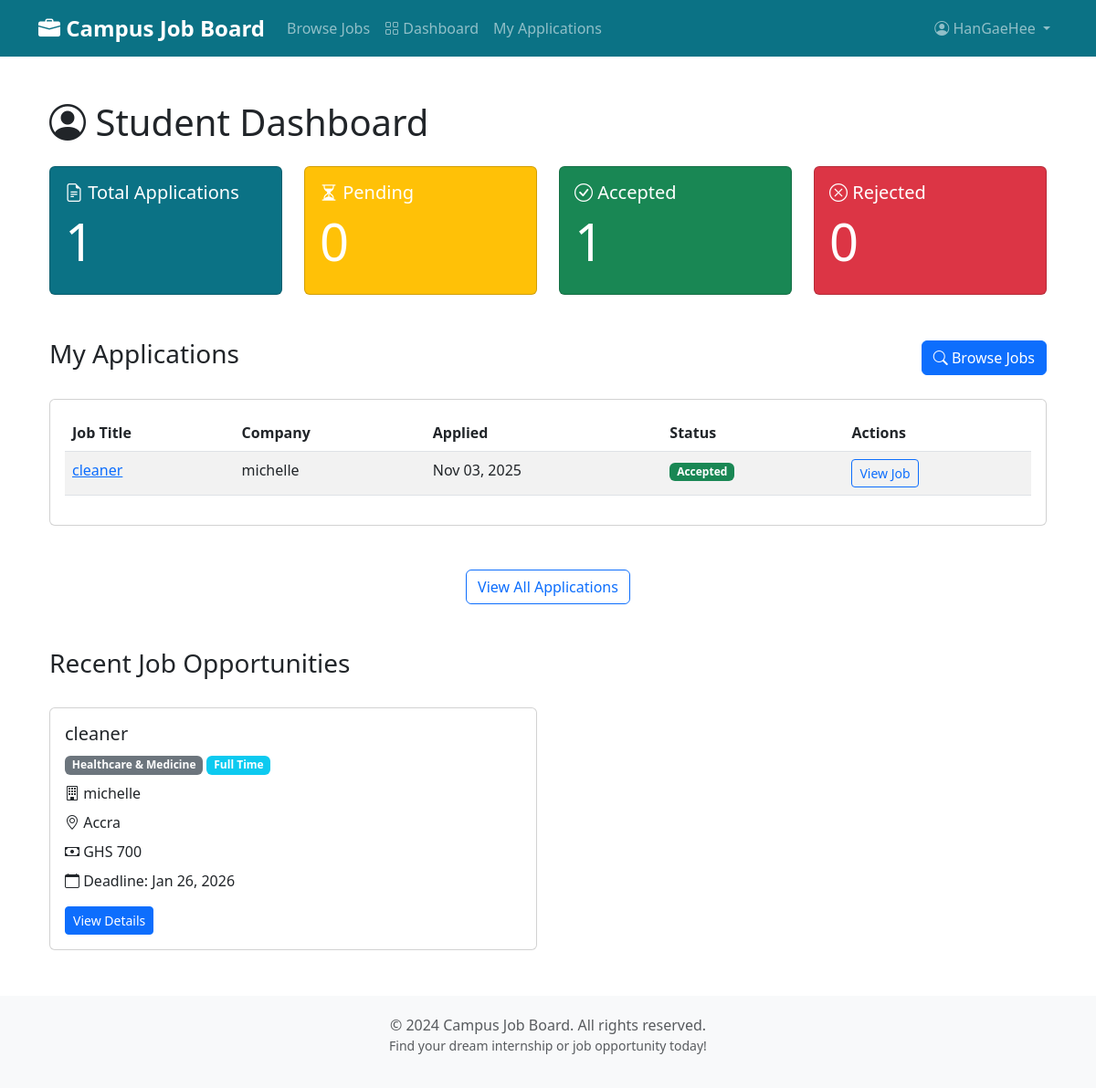
The app's page /dashboards/student/ (signed in) with its own data.
### users/models.py (models this page shows, shortened)
class CustomUser(AbstractUser):
    is_company = models.BooleanField(
        default=False,
        help_text="Designates whether this user is a company/employer")

### jobs/models.py (models this page shows, shortened)
class Application(models.Model):
    PENDING = 'P'
    ACCEPTED = 'A'
    REJECTED = 'R'
    STATUS_CHOICES = [
        (PENDING, 'Pending'),
        (ACCEPTED, 'Accepted'),
        (REJECTED, 'Rejected'),
    ]
    job = models.ForeignKey(JobPost,
                            on_delete=models.CASCADE,
                            related_name='applications')
    applicant = models.ForeignKey(settings.AUTH_USER_MODEL,
                                  on_delete=models.CASCADE,
                                  limit_choices_to={'is_company': False},
                                  related_name='job_applications')
    cover_letter = models.TextField(
        help_text="Why you're interested in this position")
    cv = models.FileField(upload_to='applications/cv/',
                          null=True,
                          blank=True,
                          help_text="Upload your CV/Resume (PDF, DOC, DOCX)")
    transcript = models.FileField(
        upload_to='applications/transcripts/',
        null=True,
        blank=True,
        help_text="Upload your academic transcript (PDF)")
    certificate = models.FileField(
        upload_to='applications/certificates/',
        null=True,
        blank=True,
        help_text="Upload any relevant certificates (PDF)")
    other_document = models.FileField(
        upload_to='applications/other/',
        null=True,
        blank=True,
        help_text="Upload any other supporting document")
    date_applied = models.DateTimeField(default=timezone.now)
    status = models.CharField(max_length=1,
                              choices=STATUS_CHOICES,
                              default=PENDING)
    class Meta:
        ordering = ['-date_applied']
        unique_together = [['job', 'applicant']]
        indexes = [
            models.Index(fields=['-date_applied']),
            models.Index(fields=['status']),
        ]

class JobPost(models.Model):
    FULL_TIME = 'FT'
    PART_TIME = 'PT'
    INTERNSHIP = 'INT'
    CONTRACT = 'CON'
    JOB_TYPE_CHOICES = [
        (FULL_TIME, 'Full Time'),
        (PART_TIME, 'Part Time'),
        (INTERNSHIP, 'Internship'),
        (CONTRACT, 'Contract'),
    ]
    IT = 'IT'
    MARKETING = 'MKT'
    FINANCE = 'FIN'
    SALES = 'SLS'
    HR = 'HR'
    ENGINEERING = 'ENG'
    EDUCATION = 'EDU'
    HEALTHCARE = 'HLT'
    MEDIA = 'MED'
    LAW = 'LAW'
    CONSTRUCTION = 'CON'
    CUSTOMER_SERVICE = 'CS'
    ARCHITECTURE = 'ARC'
    ACCOUNTING = 'ACC'
    OTHER = 'OTH'
    CATEGORY_CHOICES = [
        (IT, 'IT & Software'),
        (FINANCE, 'Finance & Accounting'),
        (ACCOUNTING, 'Accounting'),
        (MARKETING, 'Marketing & Sales'),
        (SALES, 'Sales'),
        (EDUCATION, 'Education & Training'),
        (ENGINEERING, 'Engineering'),
        (ARCHITECTURE, 'Architecture'),
        (HEALTHCARE, 'Healthcare & Medicine'),
        (MEDIA, 'Media & Design'),
        (HR, 'Human Resources'),
        (LAW, 'Law & Administration'),
        (CONSTRUCTION, 'Construction & Real Estate'),
        (CUSTOMER_SERVICE, 'Customer Service'),
        (OTHER, 'Others'),
    ]
    CURRENCY_CHOICES = [
        ('USD', 'USD - US Dollar'),
        ('GHS', 'GHS - Ghanaian Cedi'),
        ('EUR', 'EUR - Euro'),
        ('GBP', 'GBP - British Pound'),
        ('NGN', 'NGN - Nigerian Naira'),
        ('KES', 'KES - Kenyan Shilling'),
        ('ZAR', 'ZAR - South African Rand'),
        ('CAD', 'CAD - Canadian Dollar'),
        ('AUD', 'AUD - Australian Dollar'),
    ]
    title = models.CharField(max_length=200)
    company = models.ForeignKey(settings.AUTH_USER_MODEL,
                                on_delete=models.CASCADE,
                                limit_choices_to={'is_company': True},
                                related_name='job_posts')
    description = models.TextField(help_text="Detailed job description")
    requirements = models.TextField(
        help_text="Required qualifications and skills")
    location = models.CharField(max_length=200)
    category = models.CharField(max_length=3,
                                choices=CATEGORY_CHOICES,
                                default=IT)
    job_type = models.CharField(max_length=3,
                                choices=JOB_TYPE_CHOICES,
                                default=FULL_TIME)
    date_posted = models.DateTimeField(default=timezone.now)
    deadline = models.DateField(help_text="Application deadline")
    salary = models.DecimalField(max_digits=10,
                                 decimal_places=2,
                                 null=True,
                                 blank=True,
                                 help_text="Salary range (optional)")
    currency = models.CharField(max_length=3,
                                choices=CURRENCY_CHOICES,
                                default='USD',
                                help_text="Currency for salary")
    image = models.ImageField(
        upload_to='job_images/',
        null=True,
        blank=True,
        help_text="Optional image for the job posting")
    is_approved = models.BooleanField(
        default=False, help_text="Whether this job post is approved by admin")
    class Meta:
        ordering = ['-date_posted']
        indexes = [
            models.Index(fields=['-date_posted']),
            models.Index(fields=['category']),
            models.Index(fields=['job_type']),
        ]

### jobs/views.py (the view)
@login_required
def student_dashboard(request):
    if request.user.is_company:
        messages.warning(request, "Students only.")
        return redirect('jobs:job_list')
    applications = Application.objects.filter(
        applicant=request.user).select_related('job').order_by('-date_applied')
    total_applications = applications.count()
    pending = applications.filter(status='P').count()
    accepted = applications.filter(status='A').count()
    rejected = applications.filter(status='R').count()
    recent_jobs = JobPost.objects.filter(
        is_approved=True).order_by('-date_posted')[:5]
    context = {
        'applications': applications[:5],
        'total_applications': total_applications,
        'pending': pending,
        'accepted': accepted,
        'rejected': rejected,
        'recent_jobs': recent_jobs,
    }
    return render(request, 'jobs/student_dashboard.html', context)

### jobs/templates/jobs/student_dashboard.html (shortened to what this page needs)
{% extends 'base.html' %}
{% load static %}
{% block content %}
<div class="container my-5">
    <h1 class="mb-4"><i class="bi bi-person-circle"></i> Student Dashboard</h1>
    <div class="row g-4 mb-5">
        <div class="col-md-3">
            <div class="card bg-primary text-white h-100">
                <div class="card-body">
                    <h5 class="card-title"><i class="bi bi-file-earmark-text"></i> Total Applications</h5>
                    <h2 class="display-4">{{ total_applications }}</h2>
                </div>
            </div>
        </div>
        <div class="col-md-3">
            <div class="card bg-warning text-white h-100">
                <div class="card-body">
                    <h5 class="card-title"><i class="bi bi-hourglass-split"></i> Pending</h5>
                    <h2 class="display-4">{{ pending }}</h2>
                </div>
            </div>
        </div>
        <div class="col-md-3">
            <div class="card bg-success text-white h-100">
                <div class="card-body">
                    <h5 class="card-title"><i class="bi bi-check-circle"></i> Accepted</h5>
                    <h2 class="display-4">{{ accepted }}</h2>
                </div>
            </div>
        </div>
        <div class="col-md-3">
            <div class="card bg-danger text-white h-100">
                <div class="card-body">
                    <h5 class="card-title"><i class="bi bi-x-circle"></i> Rejected</h5>
                    <h2 class="display-4">{{ rejected }}</h2>
                </div>
            </div>
        </div>
    </div>
    <div class="row g-4 mb-4">
        <div class="col-md-12">
            <div class="d-flex justify-content-between align-items-center">
                <h3>My Applications</h3>
                <a href="{% url 'jobs:job_list' %}" class="btn btn-primary">
                    <i class="bi bi-search"></i> Browse Jobs
                </a>
            </div>
        </div>
    </div>
    {% if applications %}
    <div class="card mb-5">
        <div class="card-body">
            <div class="table-responsive">
                <table class="table table-striped">
                    <thead>
                        <tr>
                            <th>Job Title</th>
                            <th>Company</th>
                            <th>Applied</th>
                            <th>Status</th>
                            <th>Actions</th>
                        </tr>
                    </thead>
                    <tbody>
                        {% for app in applications %}
                        <tr>
                            <td><a href="{% url 'jobs:job_detail' app.job.pk %}">{{ app.job.title }}</a></td>
                            <td>{{ app.job.company.username }}</td>
                            <td>{{ app.date_applied|date:"M d, Y" }}</td>
                            <td>
                                {% if app.status == 'P' %}
                                <span class="badge bg-warning">Pending</span>
                                {% elif app.status == 'A' %}
                                <span class="badge bg-success">Accepted</span>
                                {% else %}
                                <span class="badge bg-danger">Rejected</span>
                                {% endif %}
                            </td>
                            <td>
                                <a href="{% url 'jobs:job_detail' app.job.pk %}" class="btn btn-sm btn-outline-primary">View Job</a>
                            </td>
                        </tr>
                        {% endfor %}
                    </tbody>
                </table>
            </div>
        </div>
    </div>
    <div class="text-center mb-5">
        <a href="{% url 'jobs:my_applications' %}" class="btn btn-outline-primary">View All Applications</a>
    </div>
    {% else %}
    <div class="alert alert-info mb-5">
        <i class="bi bi-info-circle"></i> You haven't applied to any jobs yet. <a href="{% url 'jobs:job_list' %}">Browse available jobs</a> and start applying!
    </div>
    {% endif %}
    <div class="row g-4">
        <div class="col-md-12">
            <h3>Recent Job Opportunities</h3>
        </div>
        {% if recent_jobs %}
        {% for job in recent_jobs %}
        <div class="col-md-6">
            <div class="card">
                <div class="card-body">
                    <h5 class="card-title">{{ job.title }}</h5>
                    <p class="text-muted mb-2">
                        <span class="badge bg-secondary">{{ job.get_category_display }}</span>
                        <span class="badge bg-info">{{ job.get_job_type_display }}</span>
                    </p>
                    <p class="mb-2"><i class="bi bi-building"></i> {{ job.company.username }}</p>
                    <p class="mb-2"><i class="bi bi-geo-alt"></i> {{ job.location }}</p>
                    {% if job.salary %}
                    <p class="mb-2"><i class="bi bi-cash"></i> {{ job.currency }} {{ job.salary|floatformat:0 }}</p>
                    {% endif %}
                    <p class="mb-3"><i class="bi bi-calendar"></i> Deadline: {{ job.deadline|date:"M d, Y" }}</p>
                    <a href="{% url 'jobs:job_detail' job.pk %}" class="btn btn-sm btn-primary">View Details</a>
                </div>
            </div>
        </div>
        {% endfor %}
        {% else %}
        <div class="col-md-12">
            <div class="alert alert-secondary">No recent jobs available.</div>
        </div>
        {% endif %}
    </div>
</div>
{% endblock %}

### templates/base.html (shortened to what this page needs)
<!DOCTYPE html>
<html lang="en">
<head>
    <link href="https://cdn.jsdelivr.net/npm/bootstrap@5.3.0/dist/css/bootstrap.min.css" rel="stylesheet">
    <link rel="stylesheet" href="https://cdn.jsdelivr.net/npm/bootstrap-icons@1.10.0/font/bootstrap-icons.css">
</head>
<body>
    <nav class="navbar navbar-expand-lg navbar-dark bg-primary">
        <div class="container">
            <a class="navbar-brand" href="{% url 'jobs:job_list' %}">
                <i class="bi bi-briefcase-fill"></i> Campus Job Board
            </a>
            <div class="collapse navbar-collapse" id="navbarNav">
                <ul class="navbar-nav me-auto">
                    <li class="nav-item">
                        <a class="nav-link" href="{% url 'jobs:job_list' %}">Browse Jobs</a>
                    </li>
                    {% if user.is_authenticated %}
                    {% if user.is_superuser %}
                    <li class="nav-item">
                        <a class="nav-link" href="{% url 'jobs:admin_dashboard' %}">
                            <i class="bi bi-speedometer2"></i> Admin Dashboard
                        </a>
                    </li>
                    {% else %}
                    <li class="nav-item">
                        <a class="nav-link" href="{% url 'jobs:student_dashboard' %}">
                            <i class="bi bi-grid"></i> Dashboard
                        </a>
                    </li>
                    <li class="nav-item">
                        <a class="nav-link" href="{% url 'jobs:my_applications' %}">My Applications</a>
                    </li>
                    {% endif %}
                    {% endif %}
                </ul>
                <ul class="navbar-nav">
                    {% if user.is_authenticated %}
                    <li class="nav-item dropdown">
                        <a class="nav-link dropdown-toggle" href="#" role="button" data-bs-toggle="dropdown">
                            <i class="bi bi-person-circle"></i> {{ user.username }}
                        </a>
                    </li>
                    {% endif %}
                </ul>
            </div>
        </div>
    </nav>
    <main class="container my-5">
        {% block content %}
        {% endblock %}
    </main>
    <footer class="text-center text-muted">
        <div class="container">
            <p class="mb-0">&copy; 2024 Campus Job Board. All rights reserved.</p>
            <p class="small">Find your dream internship or job opportunity today!</p>
        </div>
    </footer>
</body>
</html>

### templates/base.html (style rules this page uses)
:root { --bs-primary: #0b7285; --bs-primary-rgb: 11,114,133; }
.navbar-brand { font-weight: bold; font-size: 1.5rem; }
footer { margin-top: 50px; padding: 20px 0; background-color: #f8f9fa; }

### records on screen
CustomUser: username "HanGaeHee"
Application: job "cleaner", job.company.username "michelle", date_applied "Nov 03, 2025", status "Accepted"
JobPost: title "cleaner", category "Healthcare & Medicine", job_type "Full Time", company.username "michelle", location "Accra", currency "GHS", salary "700", deadline "Jan 26, 2026"

### other values on screen
{{ total_applications }} "1"
{{ pending }} "0"
{{ accepted }} "1"
{{ rejected }} "0"
